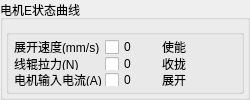
      <widget class="QGroupBox" name="EstateBox">
       <property name="sizePolicy">
        <sizepolicy hsizetype="Expanding" vsizetype="Expanding">
         <horstretch>0</horstretch>
         <verstretch>0</verstretch>
        </sizepolicy>
       </property>
       <property name="minimumSize">
        <size>
         <width>250</width>
         <height>0</height>
        </size>
       </property>
       <property name="maximumSize">
        <size>
         <width>16777215</width>
         <height>16777215</height>
        </size>
       </property>
       <property name="title">
        <string>电机E状态曲线</string>
       </property>
       <layout class="QGridLayout" name="gridLayout_12">
        <property name="leftMargin">
         <number>3</number>
        </property>
        <property name="topMargin">
         <number>3</number>
        </property>
        <property name="rightMargin">
         <number>3</number>
        </property>
        <property name="bottomMargin">
         <number>3</number>
        </property>
        <property name="spacing">
         <number>3</number>
        </property>
        <item row="1" column="0">
         <widget class="QGroupBox" name="groupBox_8">
          <property name="maximumSize">
           <size>
            <width>16777215</width>
            <height>65</height>
           </size>
          </property>
          <property name="title">
           <string/>
          </property>
          <layout class="QGridLayout" name="gridLayout_13">
           <property name="leftMargin">
            <number>5</number>
           </property>
           <property name="topMargin">
            <number>5</number>
           </property>
           <property name="rightMargin">
            <number>5</number>
           </property>
           <property name="bottomMargin">
            <number>5</number>
           </property>
           <property name="spacing">
            <number>3</number>
           </property>
           <item row="0" column="1">
            <widget class="QCheckBox" name="EVelocitycheckBox">
             <property name="text">
              <string>0</string>
             </property>
            </widget>
           </item>
           <item row="0" column="2">
            <widget class="QLabel" name="label_37">
             <property name="minimumSize">
              <size>
               <width>15</width>
               <height>0</height>
              </size>
             </property>
             <property name="text">
              <string>使能</string>
             </property>
            </widget>
           </item>
           <item row="0" column="0">
            <widget class="QLabel" name="label_38">
             <property name="minimumSize">
              <size>
               <width>15</width>
               <height>0</height>
              </size>
             </property>
             <property name="text">
              <string>展开速度(mm/s)</string>
             </property>
            </widget>
           </item>
           <item row="2" column="0">
            <widget class="QLabel" name="label_39">
             <property name="minimumSize">
              <size>
               <width>15</width>
               <height>0</height>
              </size>
             </property>
             <property name="text">
              <string>电机输入电流(A)</string>
             </property>
            </widget>
           </item>
           <item row="2" column="1">
            <widget class="QCheckBox" name="ECurrentcheckBox">
             <property name="text">
              <string>0</string>
             </property>
            </widget>
           </item>
           <item row="1" column="1">
            <widget class="QCheckBox" name="ETorquecheckBox">
             <property name="text">
              <string>0</string>
             </property>
            </widget>
           </item>
           <item row="0" column="3">
            <widget class="QToolButton" name="EEnableButton">
             <property name="minimumSize">
              <size>
               <width>15</width>
               <height>15</height>
              </size>
             </property>
             <property name="text">
              <string/>
             </property>
             <property name="icon">
              <iconset resource="../Image/image.qrc">
               <normaloff>:/red.png</normaloff>:/red.png</iconset>
             </property>
             <property name="iconSize">
              <size>
               <width>10</width>
               <height>10</height>
              </size>
             </property>
             <property name="autoRaise">
              <bool>true</bool>
             </property>
            </widget>
           </item>
           <item row="1" column="2">
            <widget class="QLabel" name="label_40">
             <property name="minimumSize">
              <size>
               <width>15</width>
               <height>0</height>
              </size>
             </property>
             <property name="text">
              <string>收拢</string>
             </property>
            </widget>
           </item>
           <item row="1" column="3">
            <widget class="QToolButton" name="EExtensionButton">
             <property name="minimumSize">
              <size>
               <width>15</width>
               <height>15</height>
              </size>
             </property>
             <property name="text">
              <string/>
             </property>
             <property name="icon">
              <iconset resource="../Image/image.qrc">
               <normaloff>:/red.png</normaloff>:/red.png</iconset>
             </property>
             <property name="iconSize">
              <size>
               <width>10</width>
               <height>10</height>
              </size>
             </property>
             <property name="autoRaise">
              <bool>true</bool>
             </property>
            </widget>
           </item>
           <item row="2" column="2">
            <widget class="QLabel" name="label_41">
             <property name="minimumSize">
              <size>
               <width>15</width>
               <height>0</height>
              </size>
             </property>
             <property name="text">
              <string>展开</string>
             </property>
            </widget>
           </item>
           <item row="2" column="3">
            <widget class="QToolButton" name="EGatheredButton">
             <property name="minimumSize">
              <size>
               <width>15</width>
               <height>15</height>
              </size>
             </property>
             <property name="text">
              <string/>
             </property>
             <property name="icon">
              <iconset resource="../Image/image.qrc">
               <normaloff>:/red.png</normaloff>:/red.png</iconset>
             </property>
             <property name="iconSize">
              <size>
               <width>10</width>
               <height>10</height>
              </size>
             </property>
             <property name="autoRaise">
              <bool>true</bool>
             </property>
            </widget>
           </item>
           <item row="1" column="0">
            <widget class="QLabel" name="label_42">
             <property name="text">
              <string>线辊拉力(N)</string>
             </property>
            </widget>
           </item>
          </layout>
         </widget>
        </item>
        <item row="0" column="0">
         <widget class="QtCharts::QChartView" name="MotorEParameterGraphChartView" native="true">
          <property name="sizePolicy">
           <sizepolicy hsizetype="Preferred" vsizetype="Preferred">
            <horstretch>0</horstretch>
            <verstretch>0</verstretch>
           </sizepolicy>
          </property>
          <property name="minimumSize">
           <size>
            <width>0</width>
            <height>0</height>
           </size>
          </property>
          <property name="font">
           <font>
            <pointsize>5</pointsize>
           </font>
          </property>
         </widget>
        </item>
       </layout>
      </widget>
